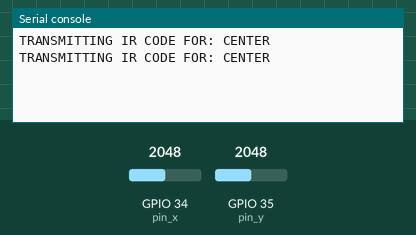
A program run on a simulated ESP32 board running MicroPython. Shown: the last lines printed to the serial console. Inputs (shaded band) come from the test bench; at power-on: GPIO 34 (pin_x) = 2048, GPIO 35 (pin_y) = 2048 (analog values on the 0–4095 scale).

Above: at 1.2 s.
1.3 s: GPIO 34 (pin_x) set to 2866
At 1.87 s:
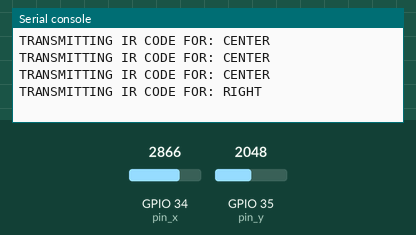
3.1 s: GPIO 35 (pin_y) set to 2866
At 3.49 s:
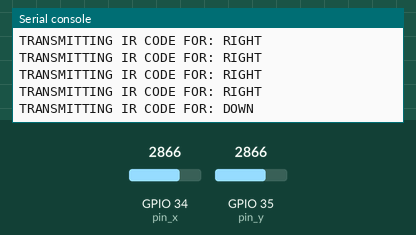
4.7 s: GPIO 34 (pin_x) set to 1228
At 5.1 s:
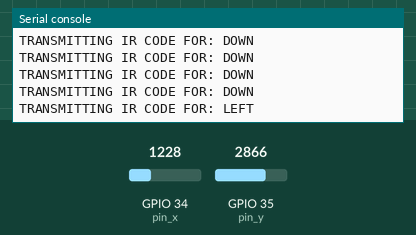
6.3 s: GPIO 35 (pin_y) set to 1228
At 6.72 s:
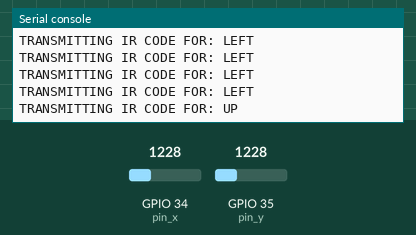

Measured:
- after the input at 1.3 s, the serial console: prints a new line after 0.32 s (image 1)
- after the input at 3.1 s, the serial console: prints a new line after 0.13 s (image 2)
- after the input at 4.7 s, the serial console: prints a new line after 0.15 s (image 3)
- after the input at 6.3 s, the serial console: prints a new line after 0.16 s (image 4)

The program:

joystick.simple.py
```python
import machine
import time

# 1. Hardware Pin Configurations
# Use ADC1 pins (32-39) to avoid conflicts if Wi-Fi is used later
pin_x = machine.Pin(34, machine.Pin.IN)
pin_y = machine.Pin(35, machine.Pin.IN)

# Initialize ADC
adc_x = machine.ADC(pin_x)
adc_y = machine.ADC(pin_y)

# Configure ADC for full 3.3V range (12-bit resolution: 0 to 4095)
adc_x.atten(machine.ADC.ATTN_11DB)
adc_y.atten(machine.ADC.ATTN_11DB)

# 2. Calibration Constants
CENTER_X = 2048
CENTER_Y = 2048
DEADZONE = 500  # Ignore movements within this window
SAMPLES = 16  # Number of reads for oversampling
# SAMPLES = 1  # Number of reads for oversampling

# Number of joystick samples used during startup calibration.
#
# The joystick must remain untouched while these samples are collected.

CALIBRATION_SAMPLES = 25

# State Management variables
last_direction = "CENTER"
last_transmit_time = 0
DEBOUNCE_DELAY = 300  # Milliseconds between allowed IR transmissions


def calibrate_joystick():
    """
    Measure the joystick's resting center position.

    The user should leave the joystick untouched during calibration.

    Returns:
        tuple: (center_x, center_y)
    """
    global CENTER_X
    global CENTER_Y

    print("Leave the joystick centered.")
    print("Calibrating...")

    total_x = 0
    total_y = 0

    for _ in range(CALIBRATION_SAMPLES):
        total_x += adc_x.read()
        total_y += adc_y.read()
        print(f"{adc_x.read()},{adc_y.read()}")
        time.sleep_ms(20)

    CENTER_X = total_x // CALIBRATION_SAMPLES
    CENTER_Y = total_y // CALIBRATION_SAMPLES

    print("Calibration complete.")
    print("Center X:", CENTER_X)
    print("Center Y:", CENTER_Y)
    print()


def read_joystick():
    """Oversamples the ADC to eliminate random noise spikes."""
    sum_x = 0
    sum_y = 0
    for _ in range(SAMPLES):
        sum_x += adc_x.read()
        sum_y += adc_y.read()
    # print(f"{sum_x},{sum_y}")
    return sum_x // SAMPLES, sum_y // SAMPLES


def get_direction(x, y):
    """Maps raw coordinate math to a clean directional output."""
    dev_x = x - CENTER_X
    dev_y = y - CENTER_Y

    # print(f"CENTER = {CENTER_X},{CENTER_Y}")
    # print(f"x:{x} abs(x):{abs(dev_x)}  y:{y} abs(y):{abs(dev_y)}")
    # time.sleep_ms(200)

    # Check if movement exceeds the deadzone threshold
    if abs(dev_x) < DEADZONE and abs(dev_y) < DEADZONE:
        return "CENTER"

    # print(f"if {abs(dev_x)} > {abs(dev_y)}")
    # Determine the dominant axis of movement
    if abs(dev_x) > abs(dev_y):
        return "RIGHT" if dev_x > 0 else "LEFT"
    else:
        return "DOWN" if dev_y > 0 else "UP"


def transmit_ir(direction):
    """Stub function where you place your MicroPython IR library code."""
    print(f"TRANSMITTING IR CODE FOR: {direction}")
    # Example: ir_tx.transmit(NEC_CODES[direction])


# calibrate_joystick()

# Main Application Loop
i = 1
while True:

    current_time = time.ticks_ms()
    raw_x, raw_y = read_joystick()
    current_direction = get_direction(raw_x, raw_y)

    # State change logic + debounce protection
    # if current_direction != last_direction:
    # if current_direction != "CENTER":
    if time.ticks_diff(current_time, last_transmit_time) > DEBOUNCE_DELAY:
        transmit_ir(current_direction)
        last_transmit_time = current_time

        last_direction = current_direction

    time.sleep_ms(200)  # Prevents CPU core throttling
```
